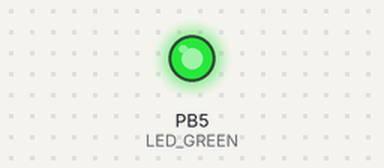
A program run on a simulated ATmega328P, built with avr-gcc and emulated at 16 MHz. Parts: output pins drawn as LEDs (lit = HIGH).

Above: at 0.2 s.
At 5.7 s:
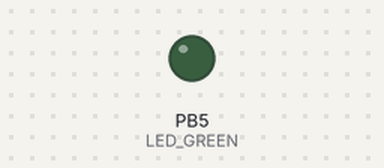
Timing chart, 0 to 8.1 s (numbered marks = the images above):
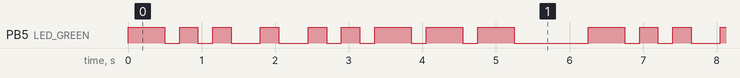

Measured:
- by itself, PB5 (LED_GREEN): repeats every 6.3 s: 2 × (LOW 0.20 s, HIGH 0.25 s), 2 × (LOW 0.40 s, HIGH 0.25 s), LOW 0.20 s, HIGH 0.25 s, 3 × (LOW 0.20 s, HIGH 0.50 s), LOW 1.0 s, HIGH 0.50 s
- by itself, everything shown: repeats every 6.3 s, in 18 steps

The program:

main.c
```c
/*
 * morse.c
 *
 * Created: 29.09.2020 15:36:34
 * Author : krystof michal (xmicha64)
 */

/* Defines -----------------------------------------------------------*/
#define LED_GREEN   PB5     // AVR pin where green LED is connected
#define DOT			250		//pulse length of a dot
#define DASH		500		//pulse length of a dash
#define SHORT_PAUSE	200		//pulse length of a pause between dots and dashes
#define MID_PAUSE	400		//pulse length of a pause between letters
#define LONG_PAUSE	1000	//pulse length of a pause between words
#ifndef F_CPU
#define F_CPU 16000000      // CPU frequency in Hz required for delay func
#endif

/* Includes ----------------------------------------------------------*/
#include <util/delay.h>     // Functions for busy-wait delay loops
#include <avr/io.h>         // AVR device-specific IO definitions

/* Variables ---------------------------------------------------------*/

/* Function prototypes -----------------------------------------------*/

/* Functions ---------------------------------------------------------*/
/**
 * Toggle one LED and use the function from the delay library.
 */
int main(void)
{
    // Set pin as output in Data Direction Register
    // DDRB = DDRB or 0010 0000
    DDRB = DDRB | (1<<LED_GREEN);

    // Set pin LOW in Data Register (LED off)
    // PORTB = PORTB and 1101 1111
    PORTB = PORTB & ~(1<<LED_GREEN);

    /* Morse code translated into delays; pauses between dots and dashes are 100ms, dots and pauses between
    letters are 250ms, dashes are 500 ms and final pause (between words) is 1000ms*/
    int code[]={DASH, SHORT_PAUSE, DOT, SHORT_PAUSE, DOT, MID_PAUSE, DOT, MID_PAUSE, DOT, SHORT_PAUSE, DOT, SHORT_PAUSE, DASH, SHORT_PAUSE, DASH, SHORT_PAUSE, DASH, LONG_PAUSE};

    // Infinite loop
    while (1)
    {
        	//the given code is DE2 on repeat: -.././..---//
	    	PORTB = PORTB ^ (1<<LED_GREEN);
        	_delay_ms(DASH);

		PORTB = PORTB ^ (1<<LED_GREEN);
		_delay_ms(SHORT_PAUSE);

		PORTB = PORTB ^ (1<<LED_GREEN);
		_delay_ms(DOT);

		PORTB = PORTB ^ (1<<LED_GREEN);
		_delay_ms(SHORT_PAUSE);

		PORTB = PORTB ^ (1<<LED_GREEN);
		_delay_ms(DOT);

		PORTB = PORTB ^ (1<<LED_GREEN);
		_delay_ms(MID_PAUSE);

		PORTB = PORTB ^ (1<<LED_GREEN);
		_delay_ms(DOT);

		PORTB = PORTB ^ (1<<LED_GREEN);
		_delay_ms(MID_PAUSE);

		PORTB = PORTB ^ (1<<LED_GREEN);
		_delay_ms(DOT);

		PORTB = PORTB ^ (1<<LED_GREEN);
		_delay_ms(SHORT_PAUSE);

		PORTB = PORTB ^ (1<<LED_GREEN);
		_delay_ms(DOT);

		PORTB = PORTB ^ (1<<LED_GREEN);
		_delay_ms(SHORT_PAUSE);

		PORTB = PORTB ^ (1<<LED_GREEN);
		_delay_ms(DASH);

		PORTB = PORTB ^ (1<<LED_GREEN);
		_delay_ms(SHORT_PAUSE);

		PORTB = PORTB ^ (1<<LED_GREEN);
		_delay_ms(DASH);

		PORTB = PORTB ^ (1<<LED_GREEN);
		_delay_ms(SHORT_PAUSE);

		PORTB = PORTB ^ (1<<LED_GREEN);
		_delay_ms(DASH);

		PORTB = PORTB ^ (1<<LED_GREEN);
		_delay_ms(LONG_PAUSE);
    }

    // Will never reach this
}
```
